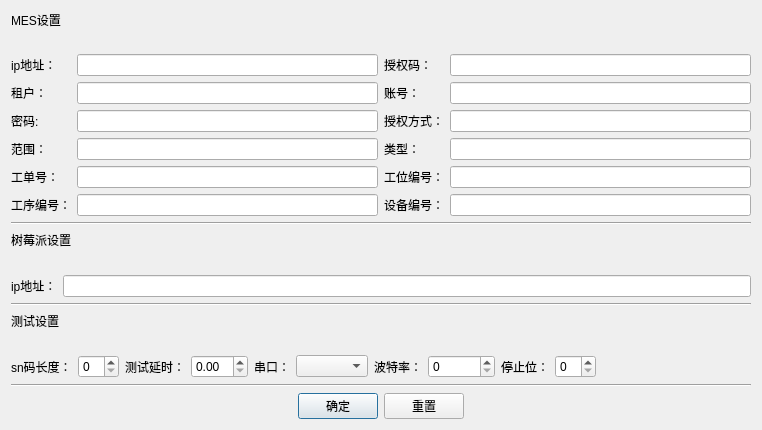
<?xml version="1.0" encoding="UTF-8"?>
<ui version="4.0">
 <class>Dialog</class>
 <widget class="QDialog" name="Dialog">
  <property name="geometry">
   <rect>
    <x>0</x>
    <y>0</y>
    <width>762</width>
    <height>430</height>
   </rect>
  </property>
  <property name="windowTitle">
   <string>Dialog</string>
  </property>
  <layout class="QVBoxLayout" name="verticalLayout">
   <item>
    <widget class="QLabel" name="label_13">
     <property name="text">
      <string>MES设置</string>
     </property>
    </widget>
   </item>
   <item>
    <spacer name="verticalSpacer_7">
     <property name="orientation">
      <enum>Qt::Vertical</enum>
     </property>
     <property name="sizeHint" stdset="0">
      <size>
       <width>20</width>
       <height>40</height>
      </size>
     </property>
    </spacer>
   </item>
   <item>
    <layout class="QGridLayout" name="gridLayout">
     <item row="1" column="1">
      <widget class="QLineEdit" name="tenant_id"/>
     </item>
     <item row="2" column="1">
      <widget class="QLineEdit" name="password"/>
     </item>
     <item row="4" column="0">
      <widget class="QLabel" name="label_3">
       <property name="text">
        <string>工单号：</string>
       </property>
      </widget>
     </item>
     <item row="3" column="2">
      <widget class="QLabel" name="label_10">
       <property name="text">
        <string>类型：</string>
       </property>
      </widget>
     </item>
     <item row="3" column="1">
      <widget class="QLineEdit" name="scope"/>
     </item>
     <item row="4" column="2">
      <widget class="QLabel" name="label_11">
       <property name="text">
        <string>工位编号：</string>
       </property>
      </widget>
     </item>
     <item row="5" column="3">
      <widget class="QLineEdit" name="machineCode"/>
     </item>
     <item row="5" column="0">
      <widget class="QLabel" name="label_4">
       <property name="text">
        <string>工序编号：</string>
       </property>
      </widget>
     </item>
     <item row="1" column="2">
      <widget class="QLabel" name="label_8">
       <property name="text">
        <string>账号：</string>
       </property>
      </widget>
     </item>
     <item row="2" column="3">
      <widget class="QLineEdit" name="grant_type"/>
     </item>
     <item row="3" column="3">
      <widget class="QLineEdit" name="typing"/>
     </item>
     <item row="5" column="2">
      <widget class="QLabel" name="label_12">
       <property name="text">
        <string>设备编号：</string>
       </property>
      </widget>
     </item>
     <item row="2" column="0">
      <widget class="QLabel" name="label">
       <property name="text">
        <string>密码:</string>
       </property>
      </widget>
     </item>
     <item row="0" column="3">
      <widget class="QLineEdit" name="Authorization"/>
     </item>
     <item row="0" column="2">
      <widget class="QLabel" name="label_5">
       <property name="text">
        <string>授权码：</string>
       </property>
      </widget>
     </item>
     <item row="1" column="3">
      <widget class="QLineEdit" name="username"/>
     </item>
     <item row="3" column="0">
      <widget class="QLabel" name="label_2">
       <property name="text">
        <string>范围：</string>
       </property>
      </widget>
     </item>
     <item row="4" column="3">
      <widget class="QLineEdit" name="stationCode"/>
     </item>
     <item row="4" column="1">
      <widget class="QLineEdit" name="workOrderNo"/>
     </item>
     <item row="2" column="2">
      <widget class="QLabel" name="label_9">
       <property name="text">
        <string>授权方式：</string>
       </property>
      </widget>
     </item>
     <item row="0" column="0">
      <widget class="QLabel" name="label_6">
       <property name="text">
        <string>ip地址：</string>
       </property>
      </widget>
     </item>
     <item row="1" column="0">
      <widget class="QLabel" name="label_7">
       <property name="text">
        <string>租户：</string>
       </property>
      </widget>
     </item>
     <item row="5" column="1">
      <widget class="QLineEdit" name="routeCode"/>
     </item>
     <item row="0" column="1">
      <widget class="QLineEdit" name="web_url"/>
     </item>
    </layout>
   </item>
   <item>
    <widget class="Line" name="line">
     <property name="orientation">
      <enum>Qt::Horizontal</enum>
     </property>
    </widget>
   </item>
   <item>
    <widget class="QLabel" name="label_14">
     <property name="text">
      <string>树莓派设置</string>
     </property>
    </widget>
   </item>
   <item>
    <spacer name="verticalSpacer_6">
     <property name="orientation">
      <enum>Qt::Vertical</enum>
     </property>
     <property name="sizeHint" stdset="0">
      <size>
       <width>20</width>
       <height>40</height>
      </size>
     </property>
    </spacer>
   </item>
   <item>
    <layout class="QHBoxLayout" name="horizontalLayout_2">
     <item>
      <widget class="QLabel" name="label_15">
       <property name="text">
        <string>ip地址：</string>
       </property>
      </widget>
     </item>
     <item>
      <widget class="QLineEdit" name="pi_url"/>
     </item>
    </layout>
   </item>
   <item>
    <widget class="Line" name="line_2">
     <property name="orientation">
      <enum>Qt::Horizontal</enum>
     </property>
    </widget>
   </item>
   <item>
    <widget class="QLabel" name="label_16">
     <property name="text">
      <string>测试设置</string>
     </property>
    </widget>
   </item>
   <item>
    <spacer name="verticalSpacer">
     <property name="orientation">
      <enum>Qt::Vertical</enum>
     </property>
     <property name="sizeHint" stdset="0">
      <size>
       <width>20</width>
       <height>40</height>
      </size>
     </property>
    </spacer>
   </item>
   <item>
    <layout class="QHBoxLayout" name="horizontalLayout_3">
     <item>
      <widget class="QLabel" name="label_17">
       <property name="text">
        <string>sn码长度：</string>
       </property>
      </widget>
     </item>
     <item>
      <widget class="QSpinBox" name="sn_length"/>
     </item>
     <item>
      <widget class="QLabel" name="label_18">
       <property name="text">
        <string>测试延时：</string>
       </property>
      </widget>
     </item>
     <item>
      <widget class="QDoubleSpinBox" name="delay"/>
     </item>
     <item>
      <widget class="QLabel" name="label_19">
       <property name="text">
        <string>串口：</string>
       </property>
      </widget>
     </item>
     <item>
      <widget class="QComboBox" name="port"/>
     </item>
     <item>
      <widget class="QLabel" name="label_20">
       <property name="text">
        <string>波特率：</string>
       </property>
      </widget>
     </item>
     <item>
      <widget class="QSpinBox" name="baud">
       <property name="maximum">
        <number>999999</number>
       </property>
      </widget>
     </item>
     <item>
      <widget class="QLabel" name="label_21">
       <property name="text">
        <string>停止位：</string>
       </property>
      </widget>
     </item>
     <item>
      <widget class="QSpinBox" name="stop_bit"/>
     </item>
     <item>
      <spacer name="horizontalSpacer_3">
       <property name="orientation">
        <enum>Qt::Horizontal</enum>
       </property>
       <property name="sizeHint" stdset="0">
        <size>
         <width>40</width>
         <height>20</height>
        </size>
       </property>
      </spacer>
     </item>
    </layout>
   </item>
   <item>
    <widget class="Line" name="line_3">
     <property name="orientation">
      <enum>Qt::Horizontal</enum>
     </property>
    </widget>
   </item>
   <item>
    <layout class="QHBoxLayout" name="horizontalLayout">
     <item>
      <spacer name="horizontalSpacer">
       <property name="orientation">
        <enum>Qt::Horizontal</enum>
       </property>
       <property name="sizeHint" stdset="0">
        <size>
         <width>40</width>
         <height>20</height>
        </size>
       </property>
      </spacer>
     </item>
     <item>
      <widget class="QPushButton" name="confirm">
       <property name="text">
        <string>确定</string>
       </property>
      </widget>
     </item>
     <item>
      <widget class="QPushButton" name="resect">
       <property name="text">
        <string>重置</string>
       </property>
      </widget>
     </item>
     <item>
      <spacer name="horizontalSpacer_2">
       <property name="orientation">
        <enum>Qt::Horizontal</enum>
       </property>
       <property name="sizeHint" stdset="0">
        <size>
         <width>40</width>
         <height>20</height>
        </size>
       </property>
      </spacer>
     </item>
    </layout>
   </item>
  </layout>
 </widget>
 <resources/>
 <connections/>
</ui>
